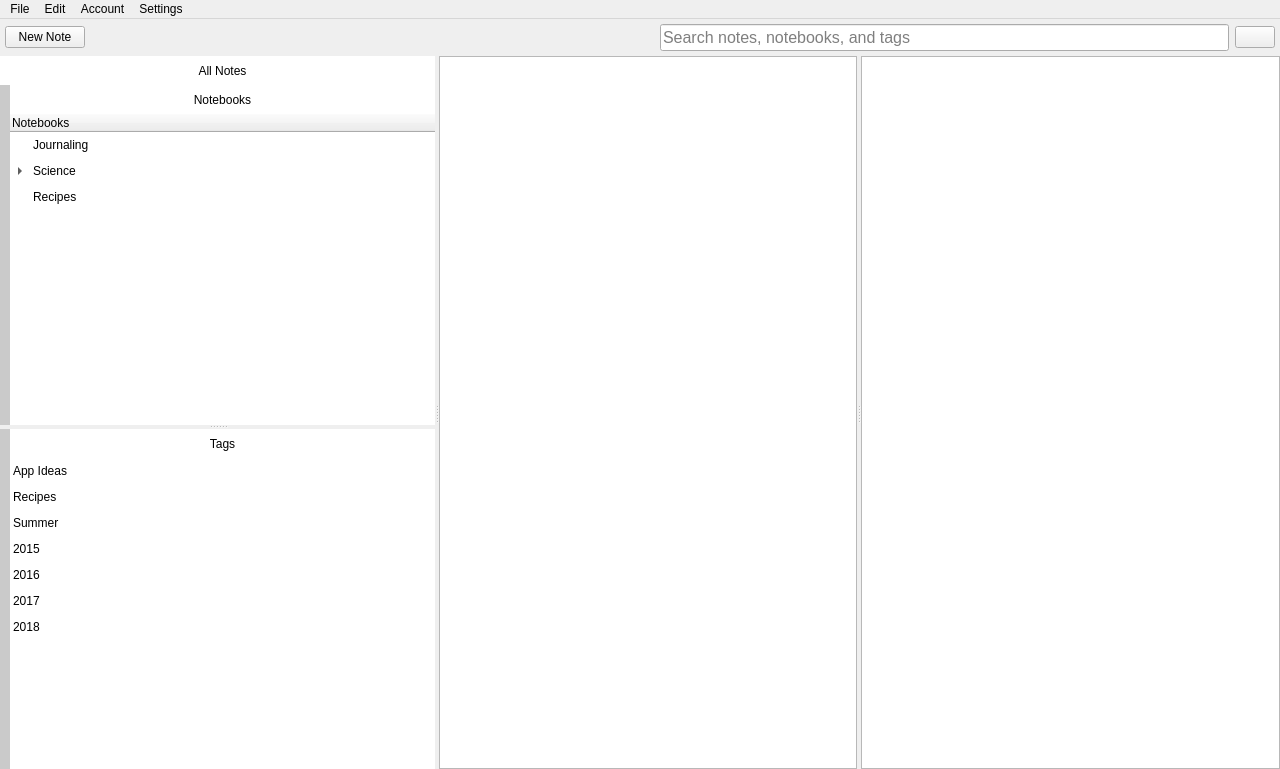
<?xml version="1.0" encoding="UTF-8"?>
<ui version="4.0">
 <class>MainWindow</class>
 <widget class="QMainWindow" name="MainWindow">
  <property name="geometry">
   <rect>
    <x>0</x>
    <y>0</y>
    <width>1280</width>
    <height>769</height>
   </rect>
  </property>
  <property name="windowTitle">
   <string>Notes</string>
  </property>
  <property name="styleSheet">
   <string notr="true">#notebooksLabel {
	padding: 5px;
	padding-bottom: 5px;
}

QSplitter::handle {
/*	border-width: 100px;*/
}</string>
  </property>
  <widget class="QWidget" name="centralWidget">
   <property name="minimumSize">
    <size>
     <width>0</width>
     <height>352</height>
    </size>
   </property>
   <layout class="QVBoxLayout" name="verticalLayout">
    <property name="spacing">
     <number>0</number>
    </property>
    <property name="sizeConstraint">
     <enum>QLayout::SetMaximumSize</enum>
    </property>
    <property name="leftMargin">
     <number>0</number>
    </property>
    <property name="topMargin">
     <number>0</number>
    </property>
    <property name="rightMargin">
     <number>0</number>
    </property>
    <property name="bottomMargin">
     <number>0</number>
    </property>
    <item>
     <widget class="QWidget" name="customToolbar" native="true">
      <property name="maximumSize">
       <size>
        <width>16777215</width>
        <height>40</height>
       </size>
      </property>
      <property name="autoFillBackground">
       <bool>false</bool>
      </property>
      <property name="styleSheet">
       <string notr="true"/>
      </property>
      <layout class="QHBoxLayout" name="horizontalLayout">
       <property name="sizeConstraint">
        <enum>QLayout::SetMaximumSize</enum>
       </property>
       <property name="leftMargin">
        <number>5</number>
       </property>
       <property name="topMargin">
        <number>5</number>
       </property>
       <property name="rightMargin">
        <number>5</number>
       </property>
       <property name="bottomMargin">
        <number>5</number>
       </property>
       <item>
        <layout class="QHBoxLayout" name="horizontalLayout_3">
         <property name="spacing">
          <number>6</number>
         </property>
         <property name="topMargin">
          <number>0</number>
         </property>
         <property name="bottomMargin">
          <number>0</number>
         </property>
         <item>
          <widget class="QPushButton" name="newNoteButton">
           <property name="text">
            <string>New Note</string>
           </property>
           <property name="iconSize">
            <size>
             <width>16</width>
             <height>16</height>
            </size>
           </property>
          </widget>
         </item>
         <item>
          <spacer name="horizontalSpacer">
           <property name="orientation">
            <enum>Qt::Horizontal</enum>
           </property>
           <property name="sizeHint" stdset="0">
            <size>
             <width>40</width>
             <height>20</height>
            </size>
           </property>
          </spacer>
         </item>
         <item>
          <widget class="QLineEdit" name="lineEdit">
           <property name="font">
            <font>
             <pointsize>12</pointsize>
            </font>
           </property>
           <property name="focusPolicy">
            <enum>Qt::ClickFocus</enum>
           </property>
           <property name="styleSheet">
            <string notr="true"/>
           </property>
           <property name="placeholderText">
            <string>Search notes, notebooks, and tags</string>
           </property>
          </widget>
         </item>
         <item>
          <widget class="QPushButton" name="userButton">
           <property name="text">
            <string/>
           </property>
           <property name="icon">
            <iconset theme="user-info" resource="breeze-icons.qrc">
             <normaloff>:/user-info</normaloff>:/user-info</iconset>
           </property>
           <property name="checkable">
            <bool>false</bool>
           </property>
          </widget>
         </item>
        </layout>
       </item>
      </layout>
     </widget>
    </item>
    <item>
     <widget class="QWidget" name="contentArea" native="true">
      <layout class="QVBoxLayout" name="verticalLayout_5">
       <property name="leftMargin">
        <number>0</number>
       </property>
       <property name="topMargin">
        <number>0</number>
       </property>
       <property name="rightMargin">
        <number>0</number>
       </property>
       <property name="bottomMargin">
        <number>0</number>
       </property>
       <item>
        <widget class="QSplitter" name="mainSplitter">
         <property name="orientation">
          <enum>Qt::Horizontal</enum>
         </property>
         <widget class="QFrame" name="theSidebar">
          <property name="styleSheet">
           <string notr="true">.QFrame {
	border: 0;
}
QTreeView, QListView, QToolButton {
	background-color: palette(light);
}
QToolButton {
	border: 0;
	padding: 6 0;
}
QToolButton:hover {
	background-color: #6D6D6D;
}
#notebookFrame, #tagFrame {
	border-left: 10px solid palette(midlight) !important;
}</string>
          </property>
          <layout class="QVBoxLayout" name="sidebar">
           <property name="spacing">
            <number>0</number>
           </property>
           <property name="leftMargin">
            <number>0</number>
           </property>
           <property name="topMargin">
            <number>0</number>
           </property>
           <property name="rightMargin">
            <number>0</number>
           </property>
           <property name="bottomMargin">
            <number>0</number>
           </property>
           <item>
            <widget class="QFrame" name="topSidebarFrame">
             <property name="minimumSize">
              <size>
               <width>0</width>
               <height>0</height>
              </size>
             </property>
             <property name="font">
              <font>
               <weight>50</weight>
               <bold>false</bold>
              </font>
             </property>
             <property name="styleSheet">
              <string notr="true"/>
             </property>
             <property name="frameShape">
              <enum>QFrame::StyledPanel</enum>
             </property>
             <property name="frameShadow">
              <enum>QFrame::Raised</enum>
             </property>
             <layout class="QVBoxLayout" name="verticalLayout_6">
              <property name="leftMargin">
               <number>0</number>
              </property>
              <property name="topMargin">
               <number>0</number>
              </property>
              <property name="rightMargin">
               <number>0</number>
              </property>
              <property name="bottomMargin">
               <number>0</number>
              </property>
              <item>
               <widget class="QToolButton" name="allNotesButton">
                <property name="sizePolicy">
                 <sizepolicy hsizetype="MinimumExpanding" vsizetype="Fixed">
                  <horstretch>0</horstretch>
                  <verstretch>0</verstretch>
                 </sizepolicy>
                </property>
                <property name="cursor">
                 <cursorShape>ArrowCursor</cursorShape>
                </property>
                <property name="styleSheet">
                 <string notr="true">padding-left: 10px;</string>
                </property>
                <property name="text">
                 <string>All Notes</string>
                </property>
                <property name="icon">
                 <iconset theme="folder-symbolic" resource="breeze-icons.qrc">
                  <normaloff>:/folder-symbolic</normaloff>:/folder-symbolic</iconset>
                </property>
                <property name="toolButtonStyle">
                 <enum>Qt::ToolButtonTextBesideIcon</enum>
                </property>
                <property name="arrowType">
                 <enum>Qt::NoArrow</enum>
                </property>
               </widget>
              </item>
             </layout>
            </widget>
           </item>
           <item>
            <widget class="QSplitter" name="sidebarSplitter">
             <property name="orientation">
              <enum>Qt::Vertical</enum>
             </property>
             <widget class="QFrame" name="notebookFrame">
              <property name="styleSheet">
               <string notr="true"/>
              </property>
              <property name="frameShape">
               <enum>QFrame::StyledPanel</enum>
              </property>
              <property name="frameShadow">
               <enum>QFrame::Raised</enum>
              </property>
              <layout class="QVBoxLayout" name="verticalLayout_3">
               <property name="spacing">
                <number>0</number>
               </property>
               <property name="leftMargin">
                <number>0</number>
               </property>
               <property name="topMargin">
                <number>0</number>
               </property>
               <property name="rightMargin">
                <number>0</number>
               </property>
               <property name="bottomMargin">
                <number>0</number>
               </property>
               <item>
                <widget class="QToolButton" name="notebooksButton">
                 <property name="sizePolicy">
                  <sizepolicy hsizetype="MinimumExpanding" vsizetype="Fixed">
                   <horstretch>0</horstretch>
                   <verstretch>0</verstretch>
                  </sizepolicy>
                 </property>
                 <property name="cursor">
                  <cursorShape>ArrowCursor</cursorShape>
                 </property>
                 <property name="styleSheet">
                  <string notr="true"/>
                 </property>
                 <property name="text">
                  <string>Notebooks</string>
                 </property>
                 <property name="icon">
                  <iconset theme="folder-symbolic" resource="breeze-icons.qrc">
                   <normaloff>:/folder-symbolic</normaloff>:/folder-symbolic</iconset>
                 </property>
                 <property name="toolButtonStyle">
                  <enum>Qt::ToolButtonTextBesideIcon</enum>
                 </property>
                 <property name="arrowType">
                  <enum>Qt::NoArrow</enum>
                 </property>
                </widget>
               </item>
               <item>
                <widget class="QTreeWidget" name="notebookTreeWidget">
                 <property name="cursor" stdset="0">
                  <cursorShape>ArrowCursor</cursorShape>
                 </property>
                 <property name="styleSheet">
                  <string notr="true">QTreeWidget::item {
    padding: 6 0;
}
QTreeWidget {
	border: 0 !important;
	margin: 0;
}

</string>
                 </property>
                 <column>
                  <property name="text">
                   <string>Notebooks</string>
                  </property>
                 </column>
                 <item>
                  <property name="text">
                   <string>Journaling</string>
                  </property>
                 </item>
                 <item>
                  <property name="text">
                   <string>Science</string>
                  </property>
                  <item>
                   <property name="text">
                    <string>Solar research</string>
                   </property>
                   <item>
                    <property name="text">
                     <string>Solar panel pricing over time</string>
                    </property>
                   </item>
                  </item>
                 </item>
                 <item>
                  <property name="text">
                   <string>Recipes</string>
                  </property>
                 </item>
                </widget>
               </item>
              </layout>
             </widget>
             <widget class="QFrame" name="tagFrame">
              <property name="frameShape">
               <enum>QFrame::StyledPanel</enum>
              </property>
              <property name="frameShadow">
               <enum>QFrame::Raised</enum>
              </property>
              <layout class="QVBoxLayout" name="verticalLayout_4">
               <property name="spacing">
                <number>0</number>
               </property>
               <property name="leftMargin">
                <number>0</number>
               </property>
               <property name="topMargin">
                <number>0</number>
               </property>
               <property name="rightMargin">
                <number>0</number>
               </property>
               <property name="bottomMargin">
                <number>0</number>
               </property>
               <item>
                <widget class="QToolButton" name="notebooksButton_2">
                 <property name="sizePolicy">
                  <sizepolicy hsizetype="MinimumExpanding" vsizetype="Fixed">
                   <horstretch>0</horstretch>
                   <verstretch>0</verstretch>
                  </sizepolicy>
                 </property>
                 <property name="cursor">
                  <cursorShape>ArrowCursor</cursorShape>
                 </property>
                 <property name="styleSheet">
                  <string notr="true"/>
                 </property>
                 <property name="text">
                  <string>Tags</string>
                 </property>
                 <property name="icon">
                  <iconset theme="folder-symbolic" resource="breeze-icons.qrc">
                   <normaloff>:/folder-symbolic</normaloff>:/folder-symbolic</iconset>
                 </property>
                 <property name="toolButtonStyle">
                  <enum>Qt::ToolButtonTextBesideIcon</enum>
                 </property>
                 <property name="arrowType">
                  <enum>Qt::NoArrow</enum>
                 </property>
                </widget>
               </item>
               <item>
                <widget class="QListWidget" name="testTree">
                 <property name="styleSheet">
                  <string notr="true">QListWidget::item {
    padding: 6 0;
}
QListWidget {
	border: 0px !important;
}</string>
                 </property>
                 <item>
                  <property name="text">
                   <string>App Ideas</string>
                  </property>
                 </item>
                 <item>
                  <property name="text">
                   <string>Recipes</string>
                  </property>
                 </item>
                 <item>
                  <property name="text">
                   <string>Summer</string>
                  </property>
                 </item>
                 <item>
                  <property name="text">
                   <string>2015</string>
                  </property>
                 </item>
                 <item>
                  <property name="text">
                   <string>2016</string>
                  </property>
                 </item>
                 <item>
                  <property name="text">
                   <string>2017</string>
                  </property>
                 </item>
                 <item>
                  <property name="text">
                   <string>2018</string>
                  </property>
                 </item>
                </widget>
               </item>
              </layout>
             </widget>
            </widget>
           </item>
          </layout>
         </widget>
         <widget class="QListWidget" name="noteList">
          <property name="styleSheet">
           <string notr="true">/*
QListWidget::item {
    padding: 6 0;
}
*/</string>
          </property>
         </widget>
         <widget class="QFrame" name="noteEditingArea">
          <property name="styleSheet">
           <string notr="true">#noteEditingArea {
	border: 0;
}</string>
          </property>
          <property name="frameShape">
           <enum>QFrame::StyledPanel</enum>
          </property>
          <property name="frameShadow">
           <enum>QFrame::Raised</enum>
          </property>
          <layout class="QVBoxLayout" name="verticalLayout_2">
           <property name="leftMargin">
            <number>0</number>
           </property>
           <property name="topMargin">
            <number>0</number>
           </property>
           <property name="rightMargin">
            <number>0</number>
           </property>
           <property name="bottomMargin">
            <number>0</number>
           </property>
           <item>
            <widget class="QTextEdit" name="textEdit">
             <property name="font">
              <font>
               <pointsize>16</pointsize>
              </font>
             </property>
            </widget>
           </item>
          </layout>
         </widget>
        </widget>
       </item>
      </layout>
     </widget>
    </item>
   </layout>
  </widget>
  <widget class="QMenuBar" name="menuBar">
   <property name="geometry">
    <rect>
     <x>0</x>
     <y>0</y>
     <width>1280</width>
     <height>22</height>
    </rect>
   </property>
   <widget class="QMenu" name="menuFile">
    <property name="title">
     <string>File</string>
    </property>
    <widget class="QMenu" name="menuExport">
     <property name="title">
      <string>Export</string>
     </property>
     <addaction name="actionPDF"/>
     <addaction name="actionHTML"/>
    </widget>
    <widget class="QMenu" name="menuNew">
     <property name="title">
      <string>New</string>
     </property>
     <addaction name="actionNote"/>
     <addaction name="actionNotebook"/>
     <addaction name="actionTag"/>
    </widget>
    <addaction name="menuNew"/>
    <addaction name="actionImport_Notes"/>
    <addaction name="menuExport"/>
   </widget>
   <widget class="QMenu" name="menuEdit">
    <property name="title">
     <string>Edit</string>
    </property>
    <addaction name="actionCopy"/>
    <addaction name="actionSave"/>
    <addaction name="actionPaste"/>
   </widget>
   <widget class="QMenu" name="menuAccount">
    <property name="title">
     <string>Account</string>
    </property>
    <addaction name="actionLog_in"/>
    <addaction name="actionSyncronise"/>
   </widget>
   <widget class="QMenu" name="menuSettings">
    <property name="title">
     <string>Settings</string>
    </property>
    <widget class="QMenu" name="menuTheme">
     <property name="title">
      <string>Theme</string>
     </property>
     <addaction name="actionDefault"/>
     <addaction name="actionBreeze_Dark"/>
    </widget>
    <addaction name="actionGeneral"/>
    <addaction name="menuTheme"/>
   </widget>
   <addaction name="menuFile"/>
   <addaction name="menuEdit"/>
   <addaction name="menuAccount"/>
   <addaction name="menuSettings"/>
  </widget>
  <action name="actionImport_Notes">
   <property name="text">
    <string>Import</string>
   </property>
  </action>
  <action name="actionPDF">
   <property name="text">
    <string>PDF</string>
   </property>
  </action>
  <action name="actionHTML">
   <property name="text">
    <string>HTML</string>
   </property>
  </action>
  <action name="actionCopy">
   <property name="text">
    <string>Copy</string>
   </property>
  </action>
  <action name="actionSave">
   <property name="text">
    <string>Cut</string>
   </property>
  </action>
  <action name="actionPaste">
   <property name="text">
    <string>Paste</string>
   </property>
  </action>
  <action name="actionLog_in">
   <property name="text">
    <string>Log in</string>
   </property>
  </action>
  <action name="actionSyncronise">
   <property name="text">
    <string>Synchronize</string>
   </property>
  </action>
  <action name="actionNote">
   <property name="text">
    <string>Note</string>
   </property>
  </action>
  <action name="actionNotebook">
   <property name="text">
    <string>Notebook</string>
   </property>
  </action>
  <action name="actionTag">
   <property name="text">
    <string>Tag</string>
   </property>
  </action>
  <action name="actionGeneral">
   <property name="text">
    <string>General</string>
   </property>
  </action>
  <action name="actionDefault">
   <property name="checkable">
    <bool>true</bool>
   </property>
   <property name="checked">
    <bool>true</bool>
   </property>
   <property name="text">
    <string>Default</string>
   </property>
  </action>
  <action name="actionBreeze">
   <property name="text">
    <string>Breeze</string>
   </property>
  </action>
  <action name="actionBreeze_Dark">
   <property name="checkable">
    <bool>true</bool>
   </property>
   <property name="text">
    <string>Dark</string>
   </property>
  </action>
 </widget>
 <layoutdefault spacing="6" margin="11"/>
 <resources>
  <include location="breeze-icons.qrc"/>
 </resources>
 <connections/>
</ui>
